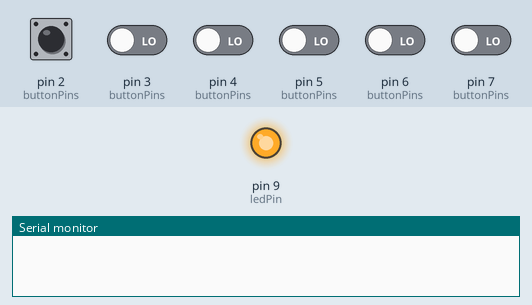
This sketch was run on a simulated Arduino Uno, built for the host (arithmetic inside an expression is 32-bit, double 64-bit). On the bench: output pins drawn as LEDs (lit = HIGH), the last lines printed to the serial monitor. The test bench sets the inputs (shaded band); at power-on: pin 2 (buttonPins), pin 3 (buttonPins), pin 4 (buttonPins), pin 5 (buttonPins), pin 6 (buttonPins), pin 7 (buttonPins) LOW. WiFi joins after 1.5 s; servers stay silent unless stated.

Above: at 1.2 s.
1.3 s: pin 2 (buttonPins) pulled HIGH for 0.15 s
At 4.9 s:
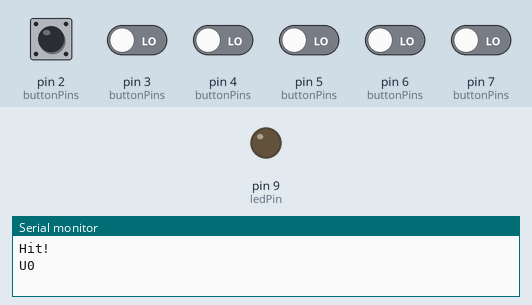
Timing chart, 0 to 9.5 s (numbered marks = the images above; inputs shaded):
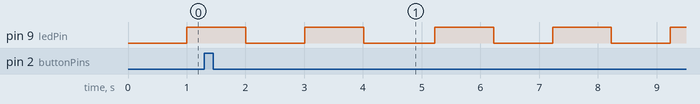

The sketch:

UIStation2.pde
```cpp
#include <Ethernet2.h>
#include <stdio.h>

// Configurable parameters.
#define STATION_ID  2
#define BASE_PORT 23330
long DEBOUNCE_MILLIS = 50;
long MIN_PRESS_INTERVAL_MILLIS = 0; // XXX
byte serverIp[] = {10, 0, 0, 1};

// Debugging foo.
#define SERIAL_DEBUG 1
#define DEBUGPRINT(str) {if (SERIAL_DEBUG) Serial.println(str);}

// Button hardware state
long RELEASED = LOW;
long PRESSED  = HIGH;
long UNKNOWN = 1000;
int numButtons = 6;
int buttonPins[6] = {2, 3, 4, 5, 6, 7};

// Output settings & variables
#define OUTPUT_STRING_LENGTH (80) // XXX 25
char outputString[OUTPUT_STRING_LENGTH] = "";
long lastMsgSentTime;

// Server (ethernet) variables
byte mac[] = { 0xDE, 0xAD, 0xBE, 0xEF, 0xFE, 0xE0 + STATION_ID };
byte ourIp[] = { 10, 0, 0, 200+STATION_ID };
#define STATION_PORT (BASE_PORT + STATION_ID)
boolean waitingForConnection;
long lastTryToConnectTime;
Client client(serverIp, STATION_PORT);

// Lock hardware & variables
#define AUTO_UNLOCK_TIME_MILLIS 10000
boolean locked;
long lastLockedTime;

// LED variables
long LED_ON = HIGH;
long LED_OFF = LOW;
long FLASH_INTERVAL = 1000;
long lastFlashedTime;
int ledPin = 9;
int ledState;

#define NONE 0
#define CLEARING 1
#define UP 2
#define DEBOUNCE_DOWN 3
#define DOWN 4
#define DEBOUNCE_UP 5

#define PRESSED 0
#define RELEASED 1
#define UNKNOWN 3
typedef int ButtonStateType;
typedef int ButtonValueType;

boolean do_print = true;

struct Button {
    int pin_;
    ButtonStateType state_;
    long stateEntryTime_;
    boolean noMsg_;
    long downStateEntryTime_;

    Button() {
      pin_ = -1;
      state_ = CLEARING;
      stateEntryTime_ = 0;
      downStateEntryTime_ = 0;
      noMsg_ = false;
    }

    void setPin(int pin) {
      pin_ = pin;
     pinMode(pin, INPUT);
    }

    void print() {
      return;
      snprintf(outputString, OUTPUT_STRING_LENGTH -1, "P:%d  S:%d  ST:%d  DST: %d  NM: %d", pin_, state_, stateEntryTime_, downStateEntryTime_, noMsg_);
      DEBUGPRINT(outputString);
    }

   ButtonStateType getCurrentState() {
      return state_;
   }

   void suppressMessage() {
       noMsg_ = true;
   }

   long getDownStateEntryTime() {
       return downStateEntryTime_;
   }

   void reset() {
       state_ = CLEARING;
   }

   ButtonStateType updateState(ButtonValueType curValue, long now) {
      switch (state_) {
       case NONE:
           return CLEARING;
       case CLEARING:
           if (curValue == RELEASED) {
              return UP;
           }
           break;
       case UP:
           downStateEntryTime_ = 0;
           noMsg_ = false;
           if (curValue == PRESSED) {
             return DEBOUNCE_DOWN;
           }
           break;
       case DEBOUNCE_DOWN:
           if (curValue == PRESSED) {
               if (now - stateEntryTime_ > DEBOUNCE_MILLIS) {
                   return DOWN;
               }
           } else if (curValue == RELEASED) {
               return UP;
           }
          break;
       case DOWN:
         if (downStateEntryTime_ == 0) {
             downStateEntryTime_ = now;
         }
          if (curValue == RELEASED) {
             return DEBOUNCE_UP;
          }
          break;
       case DEBOUNCE_UP:
          if (curValue == RELEASED) {
             if (now - stateEntryTime_ > DEBOUNCE_MILLIS) {
                 return UP;
             }
          } else if (curValue == PRESSED) {
            return DOWN;
          }
          break;
       default:
          break;
      }
      return state_;
   }

   ButtonValueType readPin() {
     long pinValue =  digitalRead(pin_);
     if (pinValue == HIGH) {
         return PRESSED;
     } else if (pinValue == LOW) {
         return RELEASED;
     } else {
         return UNKNOWN;
     }
   }

   boolean update(long now) {
      ButtonValueType pinValue = readPin();
      ButtonStateType newState = updateState(pinValue, now);
      boolean sendMsg = false;
      if (newState == UP && state_ == DEBOUNCE_UP && !(noMsg_ == true)) {
          // Send a message!
          sendMsg = true;
      }
      if (newState != state_) {
          stateEntryTime_ = now;
          do_print = true; // DEBUG: Makes print on anystate change
      }
      state_ = newState;
      return sendMsg;
   }
};

Button buttons[6];

// ************* Ethernet*************

boolean updateConnection() {
  long now = millis();
  if (waitingForConnection && (now - lastTryToConnectTime > 5000)) {
    lastTryToConnectTime = now;
    DEBUGPRINT("Trying to connect...");
    waitingForConnection = !client.connect();
    if (!waitingForConnection) {
      DEBUGPRINT("Connect, ted");
    }
  }
  if (!waitingForConnection && client.connected()) {
    if (now - lastMsgSentTime> 5000) {
      client.print("Alive\n");
      lastMsgSentTime = now;
    }
  } else {
     if (!waitingForConnection) {
        DEBUGPRINT("Disconnect, Ting.");
       client.stop();
       waitingForConnection = true;
     }
  }
 return !waitingForConnection;
}


// ************* Ethernet : Receiving *************
char getLastTransmittedChar() {
   char result = -1;
   char lastValidChar = -1;
   char lastChar = -1;

   while (!waitingForConnection && client.connected() && client.available()) {
      lastChar = client.read();
      if (lastChar != -1 && (lastChar == 'U' || lastChar == 'L')) {
        lastValidChar = lastChar;
      }
   }
   return lastValidChar;
}


// ************* Ethernet : Sending *************
void sendMessage(char *msg, long now) {
  if (!waitingForConnection && client.connected() && now - lastMsgSentTime > MIN_PRESS_INTERVAL_MILLIS) {
     lastMsgSentTime = millis();
     client.print(msg);
  }
}


void generateMessage(char *msg, int sendMsgMask) {
    int earliestDownButtonThatIsNowUp = -1;
    for (int i = 0; i < numButtons; ++i) {
       if ( (1 << i) & sendMsgMask )
       {
           earliestDownButtonThatIsNowUp = i;
           break;
       }
    }
     //buttons[i].getCurrentState() == UP) { /// BUG BUG BUG
     //      if (earliestDownButtonThatIsNowUp == -1  ||
     //          buttons[i].getDownStateEntryTime() < buttons[earliestDownButtonThatIsNowUp].getDownStateEntryTime()) {
     //          earliestDownButtonThatIsNowUp = i;
     //      }
     //  }
     // }
    if (earliestDownButtonThatIsNowUp == -1)
      return;

    DEBUGPRINT("Hit!\n");
        snprintf(msg, OUTPUT_STRING_LENGTH, "U%d\n", earliestDownButtonThatIsNowUp);
    int numButtonsPressed = 1;
    for (int i = 0; i< numButtons; ++i) {
        if (i == earliestDownButtonThatIsNowUp) {
          continue;
        }
        int foo = 0;
        ButtonStateType state = buttons[i].getCurrentState();
        if (((1 << i) & sendMsgMask) || state == DEBOUNCE_UP || state == DOWN) {
            snprintf(msg + 2*numButtonsPressed, OUTPUT_STRING_LENGTH - 2*numButtonsPressed, "D%d\n",
                     i);
            numButtonsPressed++;
        }
    }
 DEBUGPRINT(msg);
}

// ************* Ethernet : Update Locked / LEDs.  *************
boolean updateLocked(long now, char c) {
   boolean oldLocked = locked;
   if ((now - lastLockedTime > AUTO_UNLOCK_TIME_MILLIS) || (c == 'U')) {
       locked = false;
       lastLockedTime = 0;
   }
   if (c == 'L') {
       locked = true;
       lastLockedTime = now;
   }
   return oldLocked;
}

void updateLeds(boolean flash, boolean locked, long now) {
    if (flash) {
        if (now - lastFlashedTime > FLASH_INTERVAL) {
          if (ledState == LED_OFF) {
              ledState = LED_ON;
          } else {
              ledState = LED_OFF;
          }
          lastFlashedTime = now;

        }
    } else if (locked) {
      ledState = LED_OFF;
    } else {
      ledState = LED_ON;
    }
    digitalWrite(ledPin, ledState);
}


// ************* Initialization *************
void setup() {
  Ethernet.begin(mac, ourIp);
  Serial.begin(9600);
  lastMsgSentTime = millis();
  waitingForConnection = true;
  lastTryToConnectTime = 0;

  pinMode(ledPin, OUTPUT);
  locked = false;
  lastLockedTime = 0;
  ledState = LED_OFF;
  lastFlashedTime = 0;

  for (int i = 0; i < numButtons; ++i) {
    buttons[i].setPin(buttonPins[i]);
  }
}


// ************* LOOP *************
void loop()
{
   // Brother A-to-Z, what TIME is it?
   long now = millis();

   // Manange connection.
   updateConnection();

   // Handle locked state changes.
   char lastChar = getLastTransmittedChar();
   int oldLocked = updateLocked(now, lastChar);
   if (oldLocked == true && locked == false) {
     for (int i = 0; i< numButtons; ++i) {
       buttons[i].reset();
     }
   }

   // Manage the LEDs
   updateLeds(waitingForConnection, locked, now);

   // Update Buttons
   int sendMsgMask = 0;
   for (int i = 0; i< numButtons; ++i) {
     sendMsgMask |= ((buttons[i].update(now) ? 1 : 0) << i);
   }
   if (sendMsgMask != 0)
   {
       generateMessage(outputString, sendMsgMask);
       if (!locked)
       {
         sendMessage(outputString, now);
       }
       for (int i = 0; i< numButtons; ++i)
       {
         buttons[i].suppressMessage();
       }
   }

   if (do_print) {
     // **** DEBUG PRINT ALL STATE **** /
          for (int i = 0; i<numButtons; ++i) {
            buttons[i].print();
          }
   }
   do_print = false;
   // Take a brief breath.
   delay(10);
}
```
